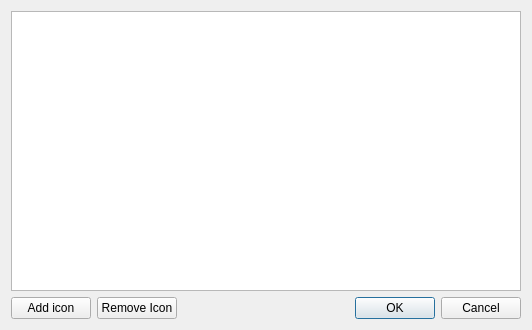
<?xml version="1.0" encoding="UTF-8"?>
<ui version="4.0">
 <class>PickIconDialog</class>
 <widget class="QDialog" name="PickIconDialog">
  <property name="geometry">
   <rect>
    <x>0</x>
    <y>0</y>
    <width>532</width>
    <height>330</height>
   </rect>
  </property>
  <property name="windowTitle">
   <string>Pick Icon</string>
  </property>
  <layout class="QGridLayout" name="gridLayout">
   <item row="1" column="0">
    <widget class="QPushButton" name="buttonAdd">
     <property name="text">
      <string>Add icon</string>
     </property>
     <property name="iconSize">
      <size>
       <width>18</width>
       <height>18</height>
      </size>
     </property>
    </widget>
   </item>
   <item row="1" column="3">
    <widget class="QDialogButtonBox" name="buttonBox">
     <property name="orientation">
      <enum>Qt::Horizontal</enum>
     </property>
     <property name="standardButtons">
      <set>QDialogButtonBox::Cancel|QDialogButtonBox::Ok</set>
     </property>
    </widget>
   </item>
   <item row="1" column="1">
    <widget class="QPushButton" name="buttonRemove">
     <property name="text">
      <string>Remove Icon</string>
     </property>
     <property name="iconSize">
      <size>
       <width>18</width>
       <height>18</height>
      </size>
     </property>
    </widget>
   </item>
   <item row="0" column="0" colspan="4">
    <widget class="QListWidget" name="iconsList">
     <property name="editTriggers">
      <set>QAbstractItemView::NoEditTriggers</set>
     </property>
     <property name="selectionBehavior">
      <enum>QAbstractItemView::SelectItems</enum>
     </property>
     <property name="iconSize">
      <size>
       <width>48</width>
       <height>48</height>
      </size>
     </property>
     <property name="movement">
      <enum>QListView::Static</enum>
     </property>
     <property name="flow">
      <enum>QListView::LeftToRight</enum>
     </property>
     <property name="resizeMode">
      <enum>QListView::Adjust</enum>
     </property>
     <property name="layoutMode">
      <enum>QListView::SinglePass</enum>
     </property>
     <property name="spacing">
      <number>5</number>
     </property>
     <property name="viewMode">
      <enum>QListView::IconMode</enum>
     </property>
     <property name="uniformItemSizes">
      <bool>true</bool>
     </property>
     <property name="batchSize">
      <number>100</number>
     </property>
     <property name="wordWrap">
      <bool>false</bool>
     </property>
     <property name="selectionRectVisible">
      <bool>true</bool>
     </property>
    </widget>
   </item>
   <item row="1" column="2">
    <spacer name="horizontalSpacer">
     <property name="orientation">
      <enum>Qt::Horizontal</enum>
     </property>
     <property name="sizeHint" stdset="0">
      <size>
       <width>0</width>
       <height>0</height>
      </size>
     </property>
    </spacer>
   </item>
  </layout>
 </widget>
 <resources/>
 <connections>
  <connection>
   <sender>buttonBox</sender>
   <signal>accepted()</signal>
   <receiver>PickIconDialog</receiver>
   <slot>accept()</slot>
   <hints>
    <hint type="sourcelabel">
     <x>248</x>
     <y>254</y>
    </hint>
    <hint type="destinationlabel">
     <x>157</x>
     <y>274</y>
    </hint>
   </hints>
  </connection>
  <connection>
   <sender>buttonBox</sender>
   <signal>rejected()</signal>
   <receiver>PickIconDialog</receiver>
   <slot>reject()</slot>
   <hints>
    <hint type="sourcelabel">
     <x>316</x>
     <y>260</y>
    </hint>
    <hint type="destinationlabel">
     <x>286</x>
     <y>274</y>
    </hint>
   </hints>
  </connection>
 </connections>
</ui>
